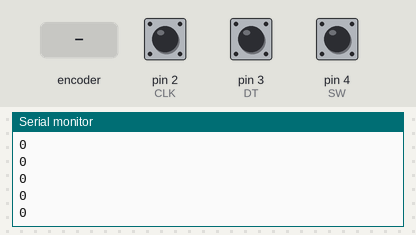
This sketch was run on a simulated Arduino Uno, built with avr-gcc and run on an emulated ATmega328P. Parts: the last lines printed to the serial monitor. The test bench sets the inputs (shaded band); at power-on: pin 4 (SW) HIGH, pin 2 (CLK) HIGH, pin 3 (DT) HIGH.

Above: at 1.2 s.
1.3 s: pin 4 (SW) pulled LOW for 0.15 s
At 1.46 s:
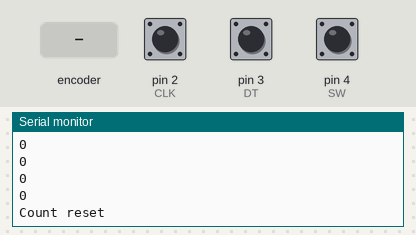
2.9 s: rotary encoder on pin 2 (CLK) / pin 3 (DT) turned 1 step (first pin leading)
At 3.01 s:
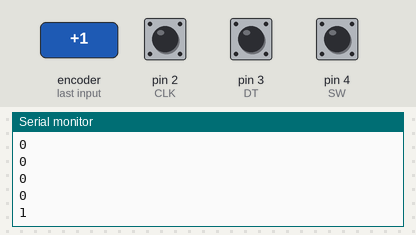
4.6 s: rotary encoder on pin 2 (CLK) / pin 3 (DT) turned 1 step (first pin leading)
At 4.61 s:
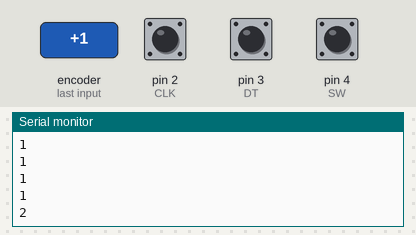
Timing chart, 0 to 7.6 s (numbered marks = the images above; inputs shaded):
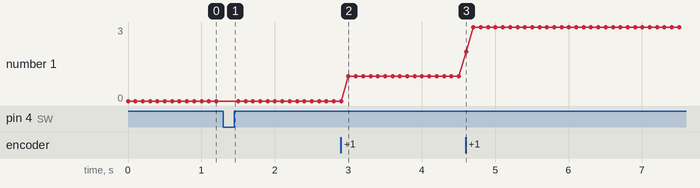

Measured:
- after the input at 1.3 s, the serial monitor: prints a new line at once (image 1)
- after the input at 2.9 s, the serial monitor: prints a new line after 0.10 s (image 2)
- after the input at 4.6 s, the serial monitor: prints a new line at once (image 3)
- plotted number 1: 0 → 1 after the input at 2.9 s, 1 → 3 after the input at 4.6 s

The sketch:

lesson_26_rotary_encoder.ino
```cpp
// Rotary encoder - CLK→D2, DT→D3, SW→D4
int CLK = 2;
int DT = 3;
int SW = 4;
const int interrupt0 = 0;
int count = 0;
int lastCLK = 0;

void ClockChanged() {
  int clkValue = digitalRead(CLK);
  int dtValue = digitalRead(DT);
  if (lastCLK != clkValue) {
    lastCLK = clkValue;
    count += (clkValue != dtValue) ? 1 : -1;
  }
}

void setup() {
  pinMode(SW, INPUT);
  digitalWrite(SW, HIGH);
  pinMode(CLK, INPUT);
  pinMode(DT, INPUT);
  attachInterrupt(interrupt0, ClockChanged, CHANGE);
  Serial.begin(9600);
}

void loop() {
  if (digitalRead(SW) == LOW) {
    count = 0;
    Serial.println("Count reset");
    delay(200);
  }
  Serial.println(count);
  delay(100);
}
```
